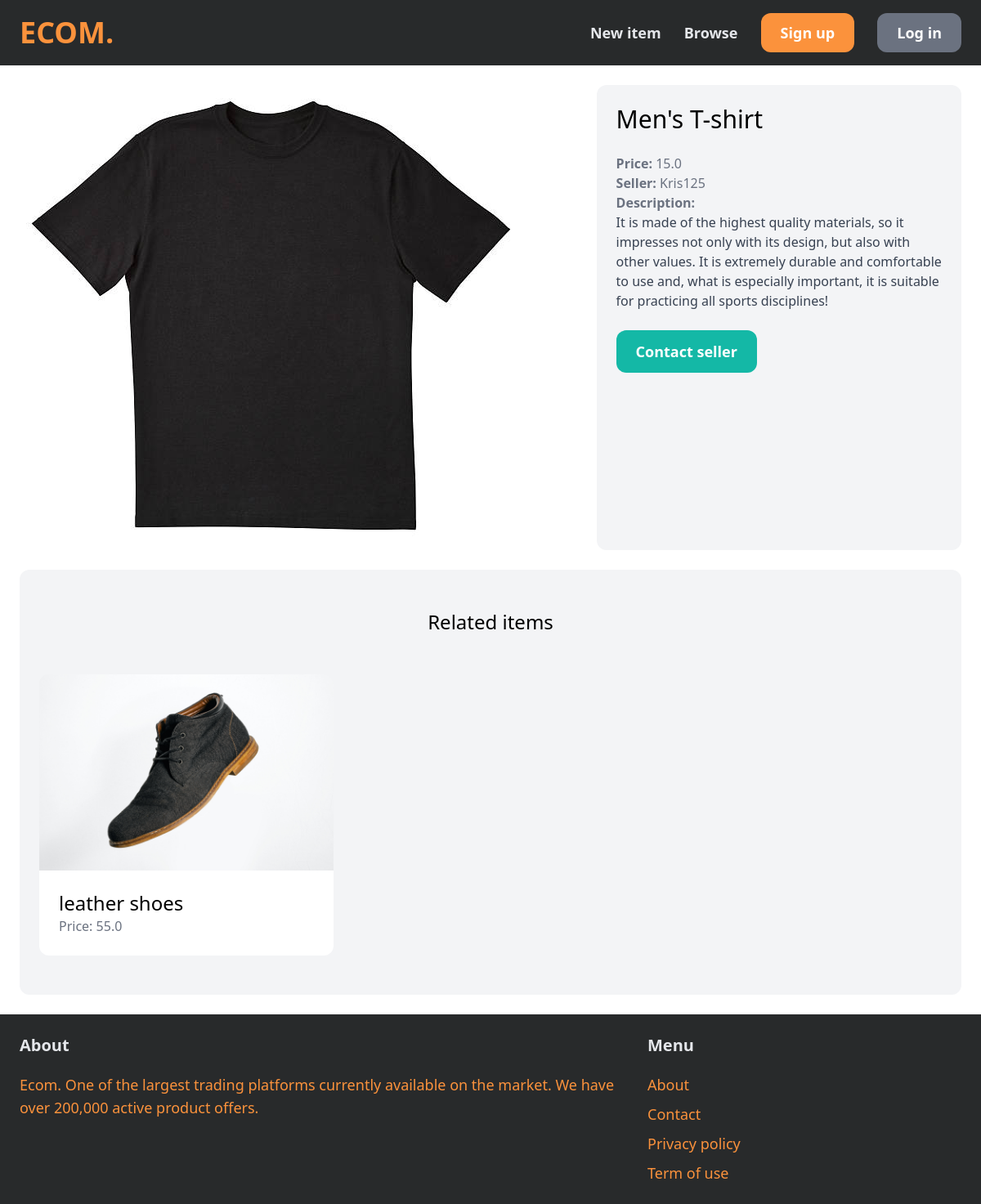
The page /items/8/ on the database its author committed.
### item/models.py (models this page shows, shortened)
class Item(models.Model):
    category = models.ForeignKey(Category, related_name='items', on_delete=models.CASCADE)
    name = models.CharField(max_length=255)
    description = models.TextField(blank=True, null=True)
    price = models.FloatField()
    image = models.ImageField(upload_to='item_images', blank=True, null=True)
    is_sold = models.BooleanField(default=False)
    created_by = models.ForeignKey(User, related_name='items', on_delete=models.CASCADE)
    created_at = models.DateTimeField(auto_now_add=True)

### item/views.py (the view)
# urls.py: path('<int:pk>/', views.detail, name='detail'),
def detail(request, pk):
    item = get_object_or_404(Item, pk=pk)
    related_items = Item.objects.filter(category=item.category, is_sold=False).exclude(pk=pk)[0:3]
    return render(request, 'item/detail.html', {
        'item': item,
        'related_items': related_items
    })

### item/templates/item/detail.html (shortened to what this page needs)
{% extends 'core/base.html' %}
{% block content %}
<div class="grid grid-cols-5 gap-6">
    <div class="col-span-3">
        <img src="{{ item.image.url }}" class="rounded-xl">
    </div>
    <div class="col-span-2 p-6 bg-gray-100 rounded-xl">
        <h1 class="mb-6 text-3xl">{{ item.name }}</h1>
        <p class="text-gray-500"><strong>Price: </strong>{{ item.price }}</p>
        <p class="text-gray-500"><strong>Seller: </strong>{{ item.created_by.username }}</p>
        {% if item.description %}
            <p class="text-gray-700">
                <strong class="text-gray-500">Description:</strong><br>
                {{ item.description }}
            </p>
        {% endif %}
        {% if request.user == item.created_by %}
            <div class="mt-6 p-6 bg-white rounded-xl">
                <p>This is your item!</p>
                <a href="{% url 'item:edit' item.id %}" class="inline-block mt-6 px-6 py-3 text-lg font-semibold bg-teal-500 text-white rounded-xl">Edit</a>
                <a href="{% url 'item:delete' item.id %}" class="inline-block mt-6 px-6 py-3 text-lg font-semibold bg-red-500 text-white rounded-xl">Delete</a>
            </div>
        {% else %}
            <a href="{% url 'conversation:new' item.id %}" class="inline-block mt-6 px-6 py-3 text-lg font-semibold bg-teal-500 text-white rounded-xl hover:bg-teal-700">Contact seller</a>
        {% endif %}
    </div>
</div>
<div class="mt-6 px-6 py-12 bg-gray-100 rounded-xl">
    <h2 class="mb-12 text-2xl text-center">Related items</h2>
    <div class="grid grid-cols-3 gap-3">
        {% for item in related_items %}
            <div>
                <a href="{% url 'item:detail' item.id %}">
                    <div>
                        <img src="{{ item.image.url }}" class="rounded-t-xl">
                    </div>
                    <div class="p-6 bg-white rounded-b-xl">
                        <h2 class="text-2xl">{{ item.name }}</h2>
                        <p class="text-gray-500">Price: {{ item.price }}</p>
                    </div>
                </a>
            </div>
        {% endfor %}
    </div>
</div>
{% endblock %}

### rows shown on the page
Item: image (picture), name "Men's T-shirt", price "15.0", created_by.username "Kris125", description "It is made of the highest quality materials, so it impresses not only with its design, but also with other values. It is extremely durable and comfortable to use and, what is especially important, it is suitable for practicing all sports disciplines!"
Item: image (picture), name "leather shoes", price "55.0"
